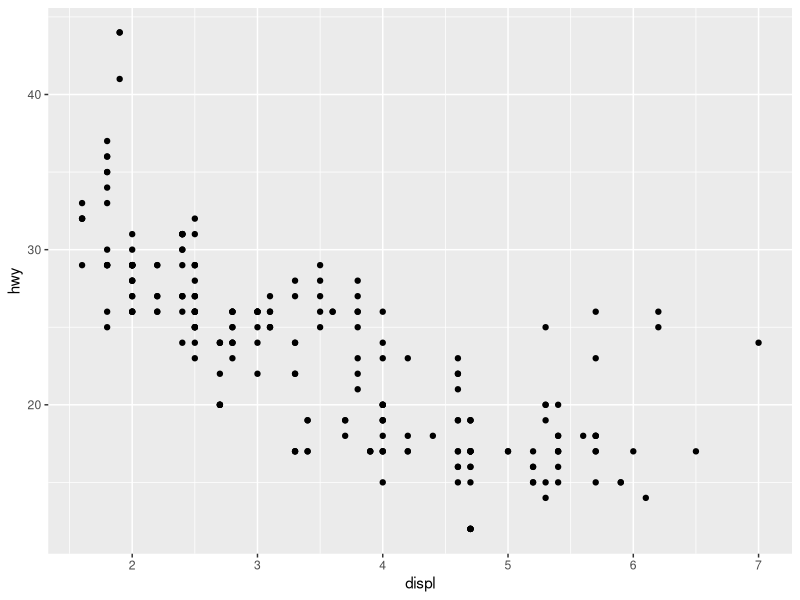
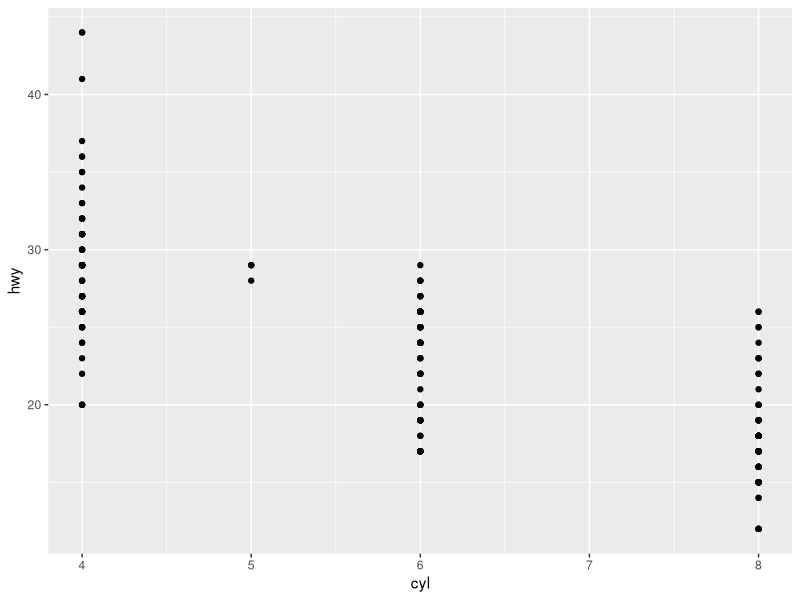
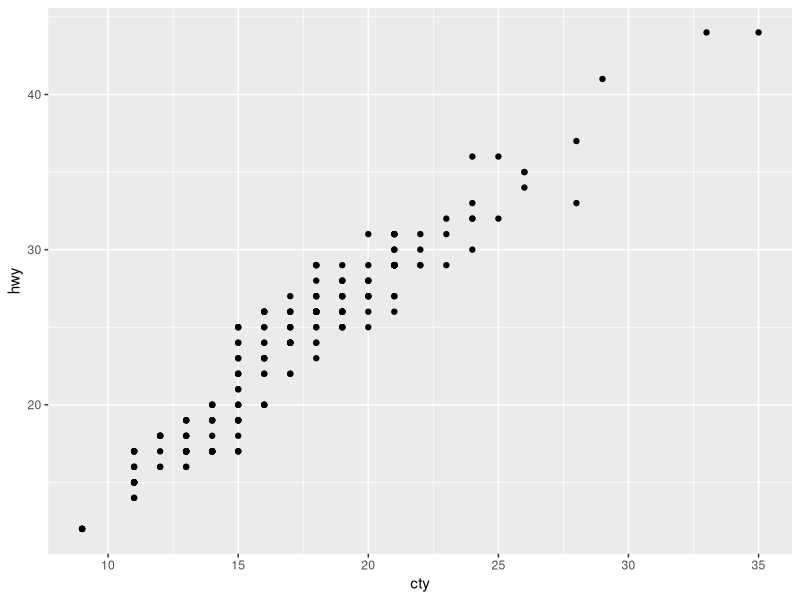
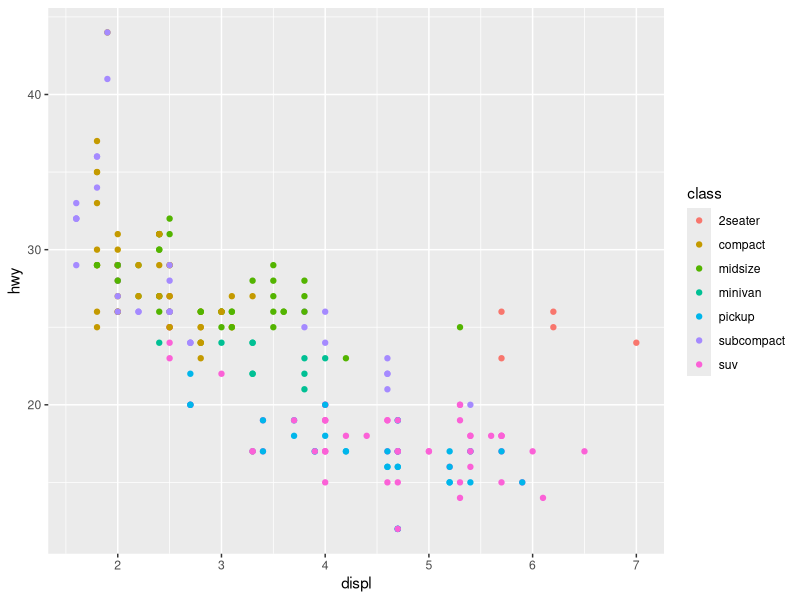
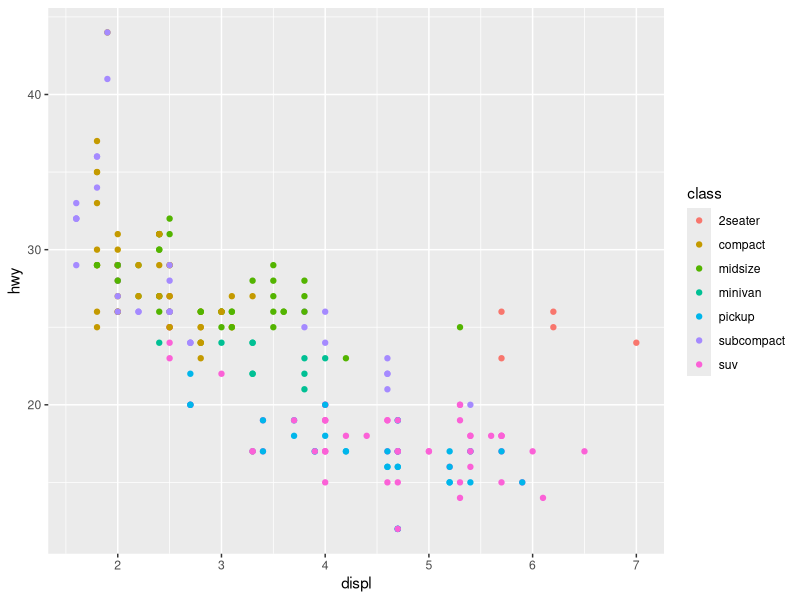

Generate these figures, in order, with R:
library(tidyverse)

ggplot(
  data = mpg,
  mapping = aes(x = displ, y = hwy)
) +
  geom_point()

mpg

View(mpg)

ggplot(
  data = mpg,
  mapping = aes(x = cyl, y = hwy)
) +
  geom_point()

ggplot(
  data = mpg,
  mapping = aes(x = cty, y = hwy)
) +
  geom_point()

ggplot(
  data = mpg,
  mapping = aes(x = displ, y = hwy, color = class)
) +
  geom_point()

ggplot(
  data = mpg,
  mapping = aes(x = displ, y = hwy, color = class)
) +
  geom_point()
